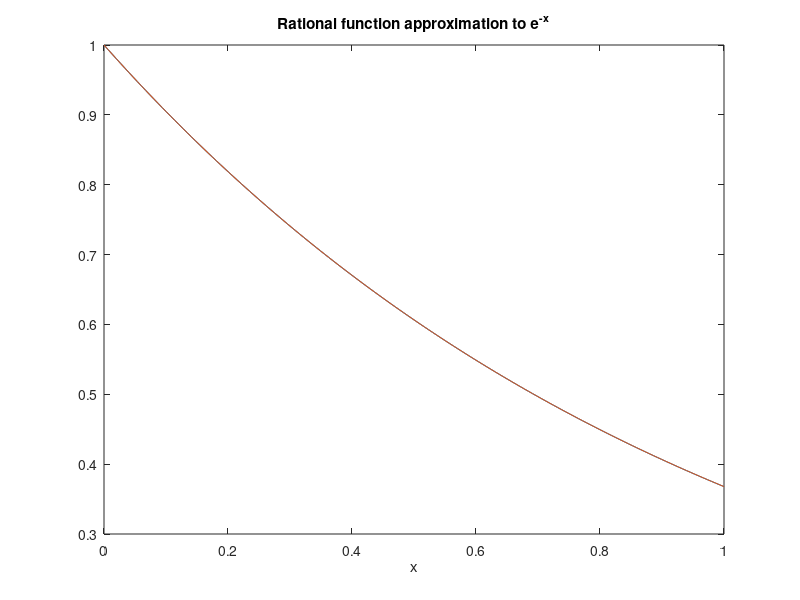

Write the MATLAB code that produced this figure. (Note: this script raises an error after producing the figure.)
% This approach makes no use of vectorization; the for loop computes each element one at a time. Note that x2
% is computed several times.
n = 150;
x = linspace(0,1,n);
y = zeros(1,n);

for k = 1:n
    y(k) = (1-(3/5)*x(k)+(3/20)*x(k)^2 -(x(k)/60)*x(k)^2)/(1+(2/5)*x(k)+(1/20)*x(k)^2)
end

plot(x,y)
xlabel('x'), ylabel('y');
title('Rational function approximation to e^{-x}')

%vectorization approach to minimize number of operations

% Script file: RatFunPlot
% Compare rational function approximation to exp(-x) on [0,1]
% f(x) = (1-3x/3-3x^2/20-x^3/60)/(1+2x/5+x^2/20)
%
n = 150;
x = linspace(0,1,n);
xsqd = x.^2;
num = 1-(3/5)*x+(3/20)*xsqd -(x/60).*xsqd
den = 1+(2/5)*x+(1/20)*xsqd
y = num./den;
plot(x,y,x,exp(-x))
xlabel('x');
title('Rational function approximation to e^{-x}')
legend('Rational Function','e^{-x}',0)